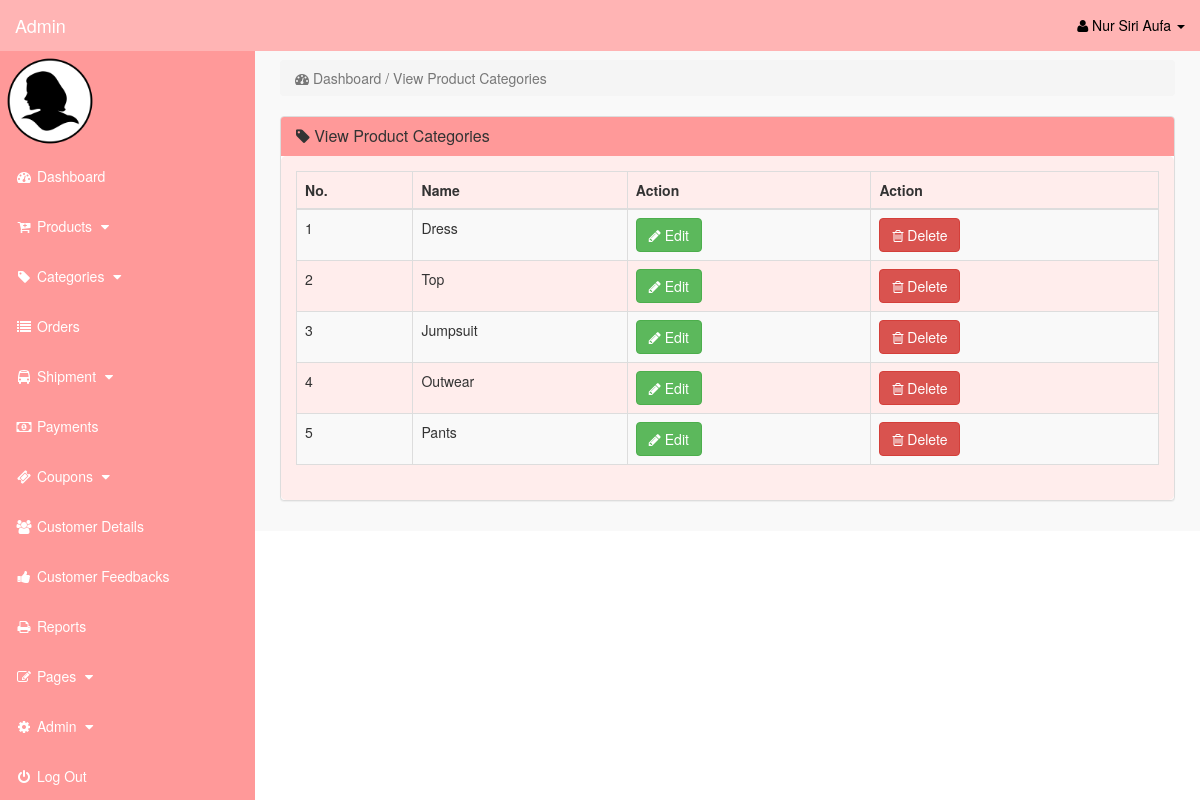
Screenshot of /admin/index.php?view_p_cat (signed in) with the database file from the repository.
### tables this page shows
CREATE TABLE `product_categories` (
  `p_cat_id` int(10) NOT NULL,
  `p_cat_title` text NOT NULL
);

### admin/view_p_cat.php (the view)
<?php
	if(!isset($_SESSION['admin_email'])){
	echo "<script>window.open('login.php','_self')</script>";
	}
	else {
?>
<div class="row">
	<div class="col-lg-12">
		<ol class="breadcrumb">
			<li class="active">
				<i class="fa fa-dashboard"></i> Dashboard / View Product Categories
			</li>
		</ol>
	</div>
</div>
<div class="row">
	<div class="col-lg-12">
		<div class="panel panel-default">
			<div class="panel-heading">
				<h3 class="panel-title">
					<i class="fa fa-tag"> </i> View Product Categories
				</h3>
			</div>
						<div class="panel-body">
						<div class="table-responsive">
							<table class="table table-bordered table-hover table-striped">
								<thead>
									<tr>
										<th>No.</th>
										<th>Name</th>
										<th>Action</th>
										<th>Action</th>
									</tr>
								</thead>
								<tbody>
								<?php
									$i=0;
									$get_p_cats = "select * from product_categories";
									$run_p_cats = mysqli_query($con,$get_p_cats);
										while($row_p_cats = mysqli_fetch_array($run_p_cats)){
									$p_cat_id = $row_p_cats['p_cat_id'];
									$p_cat_title = $row_p_cats['p_cat_title'];
									$i++;
								?>
								<tr>
									<td> <?php echo $i; ?> </td>
									<td> <?php echo $p_cat_title; ?> </td>
									<td>
										<a href="index.php?edit_p_cat=<?php echo $p_cat_id; ?>">
										<button class="btn btn-success"><i class="fa fa-pencil"></i> Edit</button>
										</a>
									</td>
									<td>
										<a href="index.php?delete_p_cat=<?php echo $p_cat_id; ?>">
										<button class="btn btn-danger"><i class="fa fa-trash-o" ></i> Delete</button>
										</a>
									</td>
								</tr>
								<?php
									}
								?>
						</tbody>
					</table>
				</div>
			</div>
		</div>
	</div>
</div>
<?php
	}
?>

### admin/includes/sidebar.php (shortened to what this page needs)
<?php
	if(!isset($_SESSION['admin_email'])){
		echo "<script>window.open('login.php','_self')</script>";
	}
		else {
?>
	<nav class="navbar navbar-inverse navbar-fixed-top" >
		<div class="navbar-header" >
				<a class="navbar-brand" href="index.php?dashboard">Admin</a>
		</div>
		<ul class="nav navbar-right top-nav" >
			<li class="dropdown" >
				<a href="#" class="dropdown-toggle" data-toggle="dropdown" >
					<i class="fa fa-user" ></i>
						<?php echo $admin_fname; ?> <b class="caret" ></b>
				</a>
</li>
</ul>
	<div class="collapse navbar-collapse navbar-ex1-collapse">
		<ul class="nav navbar-nav side-nav">
	<li>
		<img src="admin_image/<?php echo $admin_image; ?>" width="100" height="100" >
	</li>
	<li>
		<a href="index.php?dashboard">
			<i class="fa fa-fw fa-dashboard"></i> Dashboard
		</a>
	</li>
	<li>
		<a href="#" data-toggle="collapse" data-target="#products">
			<i class="fa fa-fw fa-cart-plus""></i> Products
				<i class="fa fa-fw fa-caret-down"></i>
	</a>
	</li>
	<li>
		<a href="#" data-toggle="collapse" data-target="#p_cat">
			<i class="fa fa-fw fa-tag"></i> Categories
			<i class="fa fa-fw fa-caret-down"></i>
		</a>
	</li>
	<li>
		<a href="index.php?view_orders">
			<i class="fa fa-fw fa-list"></i> Orders
		</a>
	</li>
	<li>
		<a href="#" data-toggle="collapse" data-target="#shipment">
			<i class="fa fa-fw fa-bus"></i> Shipment
			<i class="fa fa-fw fa-caret-down"></i>
		</a>
	</li>
	<li>
		<a href="index.php?view_payments">
			<i class="fa fa-fw fa-money"></i> Payments
		</a>
	</li>
	<li>
		<a href="#" data-toggle="collapse" data-target="#coupons">
			<i class="fa fa-fw fa-ticket"></i> Coupons
			<i class="fa fa-fw fa-caret-down"></i>
		</a>
	</li>
	<li>
		<a href="index.php?view_customers">
			<i class="fa fa-fw fa-users"></i> Customer Details
		</a>
	</li>
	<li>
		<a href="index.php?view_feedbacks">
			<i class="fa fa-fw fa-thumbs-up"></i> Customer Feedbacks
		</a>
	</li>
	<li>
		<a href="index.php?view_reports">
			<i class="fa fa-fw fa-print"></i> Reports
		</a>
	</li>
	<li>
		<a href="#" data-toggle="collapse" data-target="#pages">
			<i class="fa fa-fw fa-edit"> </i> Pages
			<i class="fa fa-fw fa-caret-down"></i>
		</a>
	</li>
	<li>
		<a href="#" data-toggle="collapse" data-target="#admin">
			<i class="fa fa-fw fa-gear"></i> Admin
			<i class="fa fa-fw fa-caret-down"></i>
		</a>
	</li>
	<li>
		<a href="logout.php">
			<i class="fa fa-fw fa-power-off"></i> Log Out
		</a>
	</li>
		</ul>
	</div>
</nav>
<?php
	}
?>

### admin/css/style.css (style rules this page uses)
body { margin-top:100px; }
@media (min-width: 768px) { body { margin-top:50px; } }
.top-nav { padding:0 15px; }
.top-nav>li { display:inline-block; float:left; }
.top-nav>li>a { padding-top:15px; padding-bottom:15px; line-height:20px; color:black; }
@media (min-width: 768px) { .side-nav { position:fixed; top:51px; width:255px; border-radius:0; overflow-y:auto; background-color: #ff9999; bottom:0; overflow-x:hidden; padding-bottom:40px; } }
@media (min-width: 768px) { .side-nav>li>a { width:255px; } }
.panel-body { border-radius:5px; background-color: #ffedec }

### rows the page displays
product_categories: p_cat_title "Dress"
product_categories: p_cat_title "Top"
product_categories: p_cat_title "Jumpsuit"
product_categories: p_cat_title "Outwear"
product_categories: p_cat_title "Pants"

### other values shown
$admin_fname "Nur Siri Aufa"
